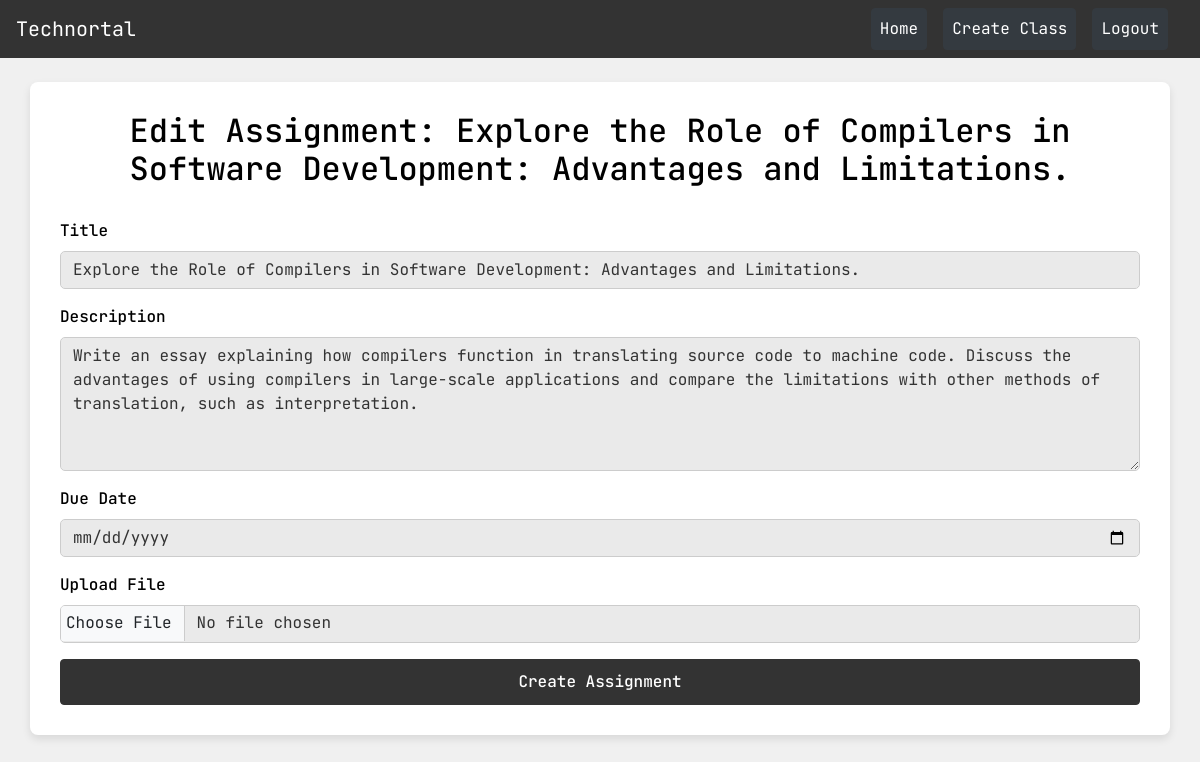
The page /assignment/3/edit (signed in) on the database its author committed.
### app/models.py (models this page shows)
class Assignment(db.Model):
    id = db.Column(db.Integer, primary_key=True)
    title = db.Column(db.String(100), nullable=False)
    description = db.Column(db.Text, nullable=True)
    chapter_id = db.Column(db.Integer, db.ForeignKey('chapter.id', ondelete='CASCADE'), nullable=False)
    teacher_id = db.Column(db.Integer, db.ForeignKey('user.id', ondelete='CASCADE'), nullable=False)  # Add teacher_id to reference the creator
    due_date = db.Column(db.DateTime, nullable=True)
    file_url = db.Column(db.String(200), nullable=True)
    chapter = db.relationship('Chapter', back_populates='assignments')
    teacher = db.relationship('User', backref='teacher_assignments')  # Reference the User who created the assignment

### app/routes/classroom.py (the view, shortened to what this page needs)
@classroom.route('/assignment/<int:assignment_id>/edit', methods=['GET', 'POST'])
@login_required
def edit_assignment(assignment_id):
    if current_user.role != 'teacher':
        flash('Only teachers can do this features.', 'warning')
        return redirect(url_for('main.classroom.view_class', id=classroom_id))
    assignment = Assignment.query.get_or_404(assignment_id)
    if current_user.role != 'teacher' or assignment.teacher_id != current_user.id:
        flash('Only the teacher can edit this assignment.', 'warning')
        return redirect(url_for('main.classroom.view_class', id=assignment.chapter.classroom_id))
    form = AssignmentForm(obj=assignment)
    return render_template('edit_assignment.html', form=form, assignment=assignment)

### app/forms.py
class AssignmentForm(FlaskForm):
    title = StringField('Title', validators=[DataRequired()])
    description = TextAreaField('Description', validators=[Optional()])
    due_date = DateField('Due Date', format='%Y-%m-%d', validators=[Optional()])
    file = FileField('Upload File', validators=[Optional()])
    submit = SubmitField('Create Assignment')

### app/__init__.py (called while the page is built)
@login_manager.user_loader
def load_user(user_id):
    return User.query.get(int(user_id))

### app/templates/edit_assignment.html (shortened to what this page needs)
{% extends 'base.html' %}
{% block style_block %}
<link rel="stylesheet" href="{{url_for('static',filename='css/class_create.css')}}">
{% endblock %}
{% block content %}
<div class="container mt-4">
    <h2>Edit Assignment: {{ assignment.title }}</h2>
    <form method="POST" enctype="multipart/form-data">
        <div class="form-group">
            {{ form.title.label(class="form-label") }}
            {{ form.title(class="form-control") }}
        </div>
        <div class="form-group">
            {{ form.description.label(class="form-label") }}
            {{ form.description(class="form-control", rows=5) }}
        </div>
        <div class="form-group">
            {{ form.due_date.label(class="form-label") }}
            <input type="date" name="{{ form.due_date.name }}" id="due_date" value="{{ form.due_date.data }}" class="form-control">
        </div>
        <div class="form-group">
            {{ form.file.label(class="form-label") }}
            {{ form.file(class="form-control") }}
        </div>
        {{ form.submit(class="btn btn-primary") }}
    </form>
</div>
{% endblock %}

### app/static/css/class_create.css (style rules this page uses)
body { font-family: "JetBrains Mono", monospace; background-color: #f0f0f0; color: #333; }
.container { background-color: #fff; padding: 30px; border-radius: 8px; box-shadow: 0 4px 8px rgba(0, 0, 0, 0.1); }
h2 { color: #000; font-weight: 500; margin-bottom: 30px; text-align: center; }
.form-control { background-color: #eaeaea; border: 1px solid #ccc; border-radius: 5px; color: #333; }
.form-label { font-weight: 500; color: #000; }
.btn-primary { background-color: #333; border-color: #333; color: #fff; font-weight: 500; width: 100%; padding: 10px; }
input[type="file"] { padding: 5px; }

### rows shown on the page
Assignment: title "Explore the Role of Compilers in Software Development: Advantages and Limitations.", description "Write an essay explaining how compilers function in translating source code to machine code. Discuss the advantages of using compilers in large-scale applications and compare the limitations with other methods of translation, such as interpretation."
